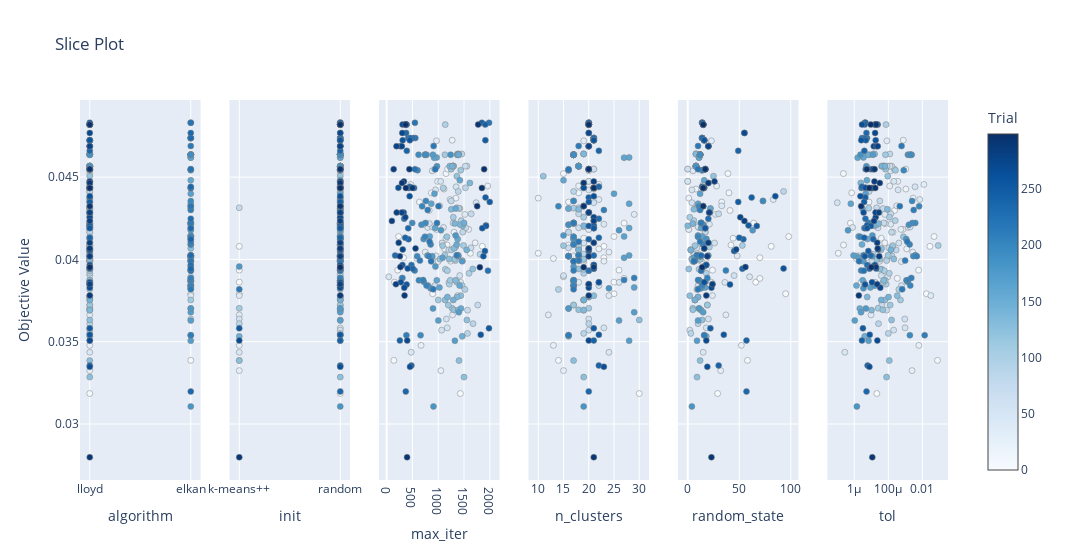

The code cell stored with this chart in its notebook:
### Code cell
plot_slice(study)

### Figure 1 — Plotly figure (JSON) as saved in the notebook; plotly's stock layout.template omitted (floating-point values rounded to 4 significant figures; data arrays with more than 128 entries replaced by an {"elided": "..."} marker saying what was removed)
{"data": [{"marker": {"color": {"elided": "300 int values"}, "colorbar": {"title": {"text": "Trial"}, "x": 1, "xpad": 40}, "colorscale": [[0, "rgb(247,251,255)"], [0.125, "rgb(222,235,247)"], [0.25, "rgb(198,219,239)"], [0.375, "rgb(158,202,225)"], [0.5, "rgb(107,174,214)"], [0.625, "rgb(66,146,198)"], [0.75, "rgb(33,113,181)"], [0.875, "rgb(8,81,156)"], [1, "rgb(8,48,107)"]], "line": {"color": "Grey", "width": 0.5}, "showscale": true}, "mode": "markers", "name": "Feasible Trial", "showlegend": false, "type": "scatter", "x": {"elided": "300 str values"}, "xaxis": "x", "y": {"elided": "300 float values"}, "yaxis": "y"}, {"marker": {"color": {"elided": "300 int values"}, "colorbar": {"title": {"text": "Trial"}, "x": 1, "xpad": 40}, "colorscale": [[0, "rgb(247,251,255)"], [0.125, "rgb(222,235,247)"], [0.25, "rgb(198,219,239)"], [0.375, "rgb(158,202,225)"], [0.5, "rgb(107,174,214)"], [0.625, "rgb(66,146,198)"], [0.75, "rgb(33,113,181)"], [0.875, "rgb(8,81,156)"], [1, "rgb(8,48,107)"]], "line": {"color": "Grey", "width": 0.5}, "showscale": false}, "mode": "markers", "name": "Feasible Trial", "showlegend": false, "type": "scatter", "x": {"elided": "300 str values"}, "xaxis": "x2", "y": {"elided": "300 float values"}, "yaxis": "y2"}, {"marker": {"color": {"elided": "300 int values"}, "colorbar": {"title": {"text": "Trial"}, "x": 1, "xpad": 40}, "colorscale": [[0, "rgb(247,251,255)"], [0.125, "rgb(222,235,247)"], [0.25, "rgb(198,219,239)"], [0.375, "rgb(158,202,225)"], [0.5, "rgb(107,174,214)"], [0.625, "rgb(66,146,198)"], [0.75, "rgb(33,113,181)"], [0.875, "rgb(8,81,156)"], [1, "rgb(8,48,107)"]], "line": {"color": "Grey", "width": 0.5}, "showscale": false}, "mode": "markers", "name": "Feasible Trial", "showlegend": false, "type": "scatter", "x": {"elided": "300 int values"}, "xaxis": "x3", "y": {"elided": "300 float values"}, "yaxis": "y3"}, {"marker": {"color": {"elided": "300 int values"}, "colorbar": {"title": {"text": "Trial"}, "x": 1, "xpad": 40}, "colorscale": [[0, "rgb(247,251,255)"], [0.125, "rgb(222,235,247)"], [0.25, "rgb(198,219,239)"], [0.375, "rgb(158,202,225)"], [0.5, "rgb(107,174,214)"], [0.625, "rgb(66,146,198)"], [0.75, "rgb(33,113,181)"], [0.875, "rgb(8,81,156)"], [1, "rgb(8,48,107)"]], "line": {"color": "Grey", "width": 0.5}, "showscale": false}, "mode": "markers", "name": "Feasible Trial", "showlegend": false, "type": "scatter", "x": {"elided": "300 int values"}, "xaxis": "x4", "y": {"elided": "300 float values"}, "yaxis": "y4"}, {"marker": {"color": {"elided": "300 int values"}, "colorbar": {"title": {"text": "Trial"}, "x": 1, "xpad": 40}, "colorscale": [[0, "rgb(247,251,255)"], [0.125, "rgb(222,235,247)"], [0.25, "rgb(198,219,239)"], [0.375, "rgb(158,202,225)"], [0.5, "rgb(107,174,214)"], [0.625, "rgb(66,146,198)"], [0.75, "rgb(33,113,181)"], [0.875, "rgb(8,81,156)"], [1, "rgb(8,48,107)"]], "line": {"color": "Grey", "width": 0.5}, "showscale": false}, "mode": "markers", "name": "Feasible Trial", "showlegend": false, "type": "scatter", "x": {"elided": "300 int values"}, "xaxis": "x5", "y": {"elided": "300 float values"}, "yaxis": "y5"}, {"marker": {"color": {"elided": "300 int values"}, "colorbar": {"title": {"text": "Trial"}, "x": 1, "xpad": 40}, "colorscale": [[0, "rgb(247,251,255)"], [0.125, "rgb(222,235,247)"], [0.25, "rgb(198,219,239)"], [0.375, "rgb(158,202,225)"], [0.5, "rgb(107,174,214)"], [0.625, "rgb(66,146,198)"], [0.75, "rgb(33,113,181)"], [0.875, "rgb(8,81,156)"], [1, "rgb(8,48,107)"]], "line": {"color": "Grey", "width": 0.5}, "showscale": false}, "mode": "markers", "name": "Feasible Trial", "showlegend": false, "type": "scatter", "x": {"elided": "300 float values"}, "xaxis": "x6", "y": {"elided": "300 float values"}, "yaxis": "y6"}], "layout": {"title": {"text": "Slice Plot"}, "width": 1800, "xaxis": {"anchor": "y", "categoryarray": ["lloyd", "elkan"], "categoryorder": "array", "domain": [0, 0.1389], "title": {"text": "algorithm"}, "type": "category"}, "xaxis2": {"anchor": "y2", "categoryarray": ["k-means++", "random"], "categoryorder": "array", "domain": [0.1722, 0.3111], "title": {"text": "init"}, "type": "category"}, "xaxis3": {"anchor": "y3", "domain": [0.3444, 0.4833], "title": {"text": "max_iter"}}, "xaxis4": {"anchor": "y4", "domain": [0.5167, 0.6556], "title": {"text": "n_clusters"}}, "xaxis5": {"anchor": "y5", "domain": [0.6889, 0.8278], "title": {"text": "random_state"}}, "xaxis6": {"anchor": "y6", "domain": [0.8611, 1], "title": {"text": "tol"}, "type": "log"}, "yaxis": {"anchor": "x", "domain": [0, 1], "title": {"text": "Objective Value"}}, "yaxis2": {"anchor": "x2", "domain": [0, 1], "matches": "y", "showticklabels": false}, "yaxis3": {"anchor": "x3", "domain": [0, 1], "matches": "y", "showticklabels": false}, "yaxis4": {"anchor": "x4", "domain": [0, 1], "matches": "y", "showticklabels": false}, "yaxis5": {"anchor": "x5", "domain": [0, 1], "matches": "y", "showticklabels": false}, "yaxis6": {"anchor": "x6", "domain": [0, 1], "matches": "y", "showticklabels": false}}}
